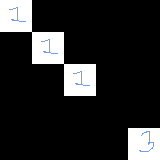

This game map was drawn from its Tiled (.tmx) file and the tilesets committed beside it. A one-line description and the full map source follow:
An orthogonal 5x5 tile map with 32x32 px tiles, 1 tile layer (Tile Layer 1).

<map version="1.0" orientation="orthogonal" renderorder="right-down" width="5" height="5" tilewidth="32" tileheight="32" nextobjectid="1">
 <tileset firstgid="1" name="tilesheet" tilewidth="32" tileheight="32" tilecount="4" columns="2">
  <image source="tilesheet.png" width="64" height="64" />
 </tileset>
 <layer name="Tile Layer 1" width="5" height="5">
  <data encoding="csv">
1,0,0,0,0,
0,1,0,0,0,
0,0,1,0,0,
0,0,0,0,0,
0,0,0,0,3
</data>
 </layer>
</map>
